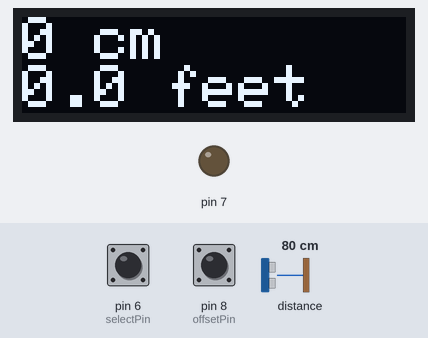
A sketch run on a simulated Arduino Uno, built with avr-gcc and run on an emulated ATmega328P. Shown: 128×32 one-colour display, output pins drawn as LEDs (lit = HIGH). The test bench sets the inputs (shaded band); at power-on: pin 6 (selectPin) HIGH, pin 8 (offsetPin) HIGH, distance to the obstacle 80 cm.

Above: at 1.2 s.
1.3 s: pin 6 (selectPin) pulled LOW for 3.2 s
At 2.1 s:
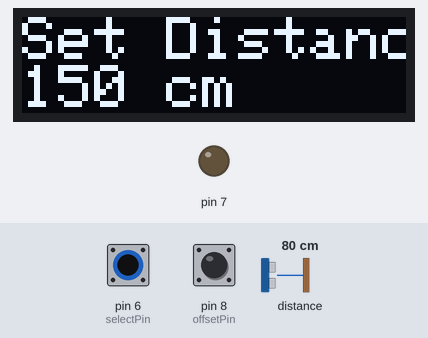
7.0 s: pin 8 (offsetPin) pulled LOW for 1 s
At 8.3 s:
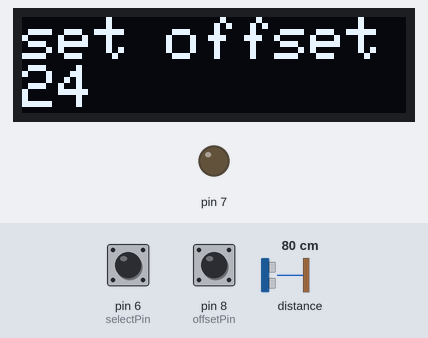
10.0 s: pin 8 (offsetPin) pulled LOW for 1 s
At 10.8 s:
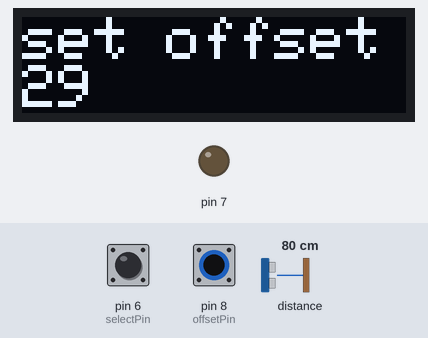
14.0 s: pin 6 (selectPin) pulled LOW for 1 s
At 15.4 s:
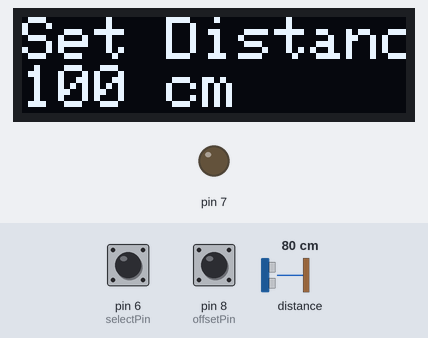
Timing chart, 0 to 17.0 s (numbered marks = the images above; inputs shaded):
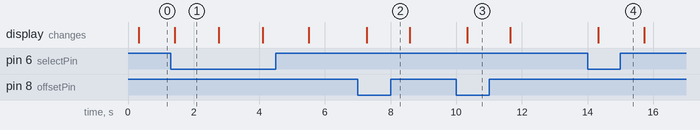

Measured:
- after the input at 1.3 s, the display: changes after 0.12 s (image 1)
- after the input at 7.0 s, the display: changes after 0.27 s (image 2)
- after the input at 10.0 s, the display: changes after 0.34 s (image 3)
- after the input at 14.0 s, the display: changes after 0.33 s (image 4)
- what the display in image 1 shows lasts 1.4 s, from 1.4 s to 2.8 s

The sketch:

VL53L1X_RangefinderCameraSupport.ino
```cpp
#include <Wire.h>
#include <VL53L1X.h>
#include "SSD1306Ascii.h"
#include "SSD1306AsciiWire.h"
#define I2C_ADDRESS 0x3C
#define RST_PIN -1
SSD1306AsciiWire oled;
VL53L1X sensor;

int pin = 1;     // Buzzer pin
#define selectPin 6                 // Button for Select
int preset;
int offsetpreset;
bool setflange;
int flange;
int channel;
bool setch;
int Cm;
int feet;
int savr;
int sens;
int sens_dump;

const int presetLength = 10;
int presetList[presetLength] =      //BEEP preset Centimeter
{
153,  //APOQUALIA28 1.4m position
150,  //SUMMILUX50mm 1.5m position
120,  //SUMMILUX50mm 1.2m position
118,  //APOQUALIA28 1m position
100,  //SUMMILUX50mm 1m position
98,  //SUMMICRON 5cm LTM Shortest shooting distance
95,  //SUMMILUX50mm Shortest shooting distance
92,  //APOQUALIA28の0.8m position
65,  //APOQUALIA28の0.6m position
50,  //SOOKY-LMT Shortest shooting distance ??(not test)
};

#define offsetPin 8   //測距センサーとフィルム面の差+調整用 Laser sensor and film offset amount
const int  cameraFlange = 4;
int camera_offsetList[cameraFlange] =
{
  0,
24, // M9
29, // DIII
31, // M2 IIIg
};


void setup()
{
  Serial.begin(115200);
  Wire.begin();
  Wire.setClock(400000); // use 400 kHz I2C
  sensor.setTimeout(500);
  if (!sensor.init())
  {
    Serial.println("Failed to detect and initialize sensor!");
    while (1);
  }
 ////Long 暗所Max360cm/強い外光下73cm Midium 暗所Max290cm/強い外光下76cm Short 暗所Max136cm/外光下135cm
 ////See data sheet 2.5.1　＞＞ https://akizukidenshi.com/download/ds/st/vl53l1x.pdf
  sensor.setDistanceMode(VL53L1X::Short);
  sensor.setMeasurementTimingBudget(50000);
  sensor.startContinuous(50);
#if RST_PIN >= 0
  oled.begin(&Adafruit128x32, I2C_ADDRESS, RST_PIN);
#else // RST_PIN >= 0
  oled.begin(&Adafruit128x32, I2C_ADDRESS);
#endif // RST_PIN >= 0
  oled.setFont(Adafruit5x7);
  oled.set2X();
  pinMode(selectPin, INPUT_PULLUP);
  pinMode(7, OUTPUT);
  pinMode(offsetPin,INPUT_PULLUP);

/*
///// ミ・ミ・ミッ・ド・ミッ・・ソ /////
  tone(pin,659,150);
  delay(100);
  tone(pin,659,150);
  delay(200);
  tone(pin,659,150);
  delay(200);
  tone(pin,523,250);
  delay(100);
  tone(pin,659,150);
  delay(250);
  tone(pin,784,150);
  delay(520);
  tone(pin,392,150);
  delay(500);
////////////////////////////////////
*/
}


void loop(){
  BeepDistance();
  setch = digitalRead(selectPin);
    if(setch == LOW){
    setBeepDistance();
    delay(100);
    }else{
  setflange = digitalRead(offsetPin);
    if(setflange == LOW){
    setCameraFlange();
    }else{
    oled_Disp();
    }
}
}

////////////////////////////////////

 int ReadSens_Avr(){
  setch = digitalRead(selectPin);
  if(setch == LOW){
    delay(200);
  }else{
  setflange = digitalRead(offsetPin);
  if(setflange ==  LOW){
    delay(200);
  }else{
  int i;
  int savr;
  int sens_dmp;
  sens_dmp = 4 ;                       //センサ値の蓄積回数　measurement data accumulations
  for ( i = 0; i < sens_dmp; i++){
    savr = savr += sensor.read();  // VL53L1Xセンサから読み取り sensor read
  }
  savr = (savr / sens_dmp ); // 上のfor文の蓄積回数で割って平均出すDivide the number of accumulations

 }}}

void oled_Disp(){
  int sens;                       //floatにすると眩しい屋外で安定しない
  sens = (ReadSens_Avr() + flange);  //フランジバック修正 Laser sensor and film offset amount
  int Cm;                         //floatにすると眩しい屋外で安定しない
  Cm = sens /10;
  float feet;                     //昔の北米輸出用のレンズはfeet表記なのでfeet表示あった方が良さげ
  feet = sens / 304.8 ;           //ミリからfeetへ単位変換  Extra feet display
  oled.clear();
  oled.print(Cm);
  oled.println(" cm");
  oled.print(feet , 1 );
  oled.println(" feet");
}

 bool buttonPressd(){
  return !digitalRead(selectPin);
}

 bool offsetButtonPressd(){
  return !digitalRead(offsetPin);
 }

 void setBeepDistance(){
  if(buttonPressd()){
  getdistanceTable();
  }
}

void getdistanceTable(){
  if(buttonPressd()){
       ++preset;
      if(preset >= presetLength)
        preset = 0;
      channel = presetList[preset];
  oled.clear();
  oled.println("Set Distance");
  oled.print(channel);
  oled.print(" cm");
  delay(1000);
  }
}

void setCameraFlange(){
  if(offsetButtonPressd()){
    getoffsetTable();
  }
}

void getoffsetTable(){
  if(offsetButtonPressd()){
    ++offsetpreset;
    if(offsetpreset >= cameraFlange)
    offsetpreset = 0;
    flange = camera_offsetList[offsetpreset];
    oled.clear();
    oled.println("set offset");
    oled.print(flange);
    delay(1000);
  }
}

void beep(){

/////　シ・ミ〜 Mari.. coin sound /////
     tone(pin,1976,220) ;
     delay(80) ;
     tone(pin,2636,350) ;
     delay(250) ;

}

void BeepDistance(){
  channel = presetList[preset];
  int sens;
  sens = (ReadSens_Avr() + flange);
  int Cm;
  Cm = sens /10;
  if(Cm == channel){
    beep();
  }
  return;
}
```
